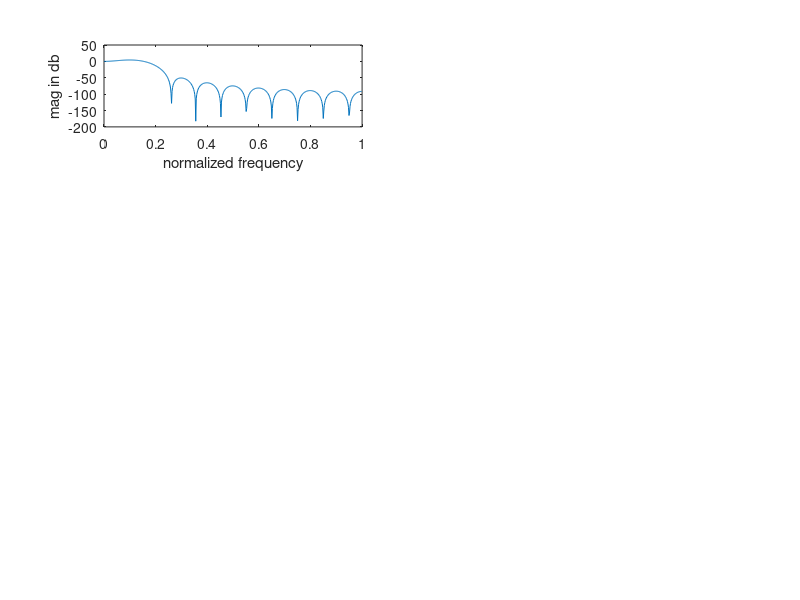

MATLAB code to generate this figure: (Note: this script raises an error after producing the figure.)
clc;%clear console
clear;%clear variables
close all;%close all figures
n = 20;%order of filter
fp = 200;%pass band frequency
fs = 600;%stop band frequency
f = 2000;%sampling frequency
wp = 2*(fp/f);%pass band frequency in rads
ws = 2*(fs/f);%stop band frequency in rads
window_1 = boxcar(n+1);%rectangular window
window_2 = hamming(n+1);%hamming windoe
window_3 = hanning(n+1);%hanning window
window_4 = kaiser(n+1); %kaiser window

%attaching all the doubles to use in loop conveniently 
y  = [window_1 ,window_2 ,window_3 ,window_4]; 

%to be used in titles
name = ["rectangular","hamming","hanning","kaiser"];

%ploting loops
for i = 1:4
    window = y(1:n+1,i);%takes one window at a time
    t = ["high","low","bandpass","stop"];%four different types of filter
    
    for x = 1:length(t)
        if x < 3
            wn = wp;%single frequency for high and low pass filters
        else
            wn = [wp,ws];%two frequencies for band filters
        end
        
        b = fir1(n,wn,t(x),window);%filter function
        [H,w] = freqz(b,1);%transfer function
        
        figure (i)%individual figures for each window
        
        subplot(4,2,2*x-1)
        plot(w/pi,20*log(abs(H)));%magnitude
        xlabel('normalized frequency');
        ylabel('mag in db');
        title ('mag response for ' + name(i) + ' as '+ t(x) +' pass filter ');
        
        subplot(4,2,2*x)
        plot(w/pi,angle(H));%phase
        xlabel('normalized frequency');
        ylabel('angle');
        title ('phase response for ' + name(i) +' as '+ t(x) +' pass filter ');
    end
end
